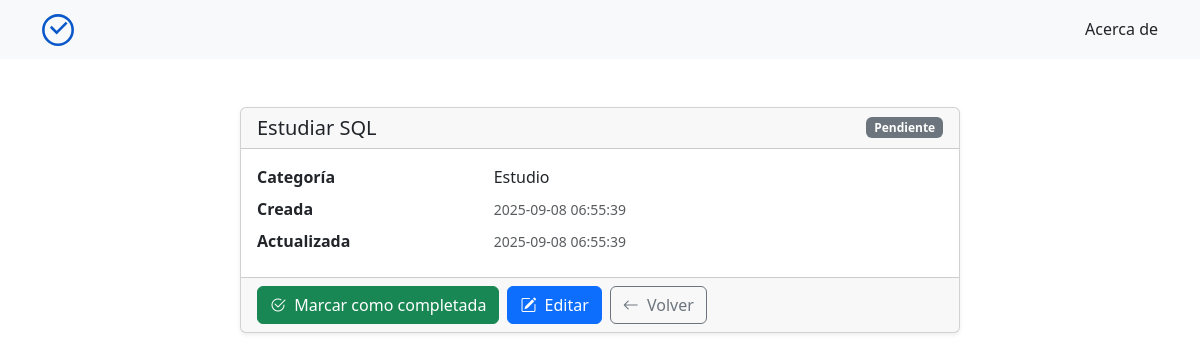
/tarea/1, run on an earlier commit of the app's database.
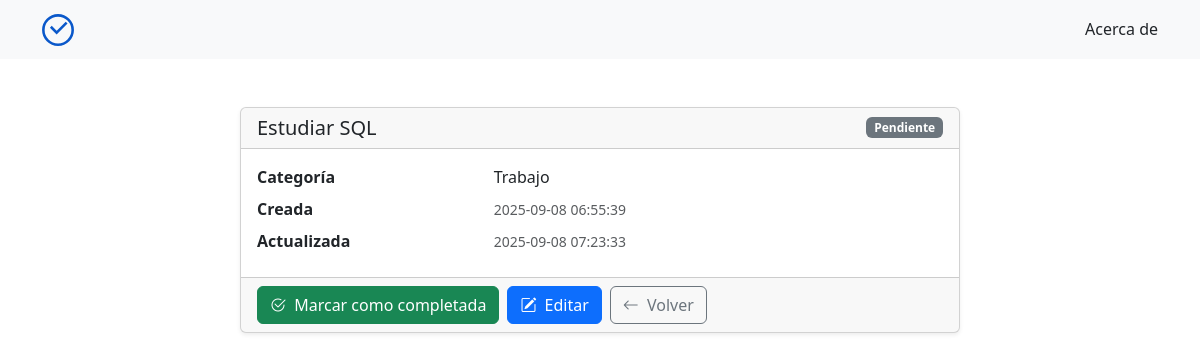
And on a later commit of the database.
### tables this page shows
CREATE TABLE categorias (
            id INTEGER PRIMARY KEY AUTOINCREMENT,
            nombre TEXT NOT NULL UNIQUE
        );

CREATE TABLE tareas (
            id INTEGER PRIMARY KEY AUTOINCREMENT,
            nombre TEXT NOT NULL,
            estado TEXT NOT NULL DEFAULT 'pendiente',
            categoria_id INTEGER NOT NULL,
            created_at TEXT NOT NULL DEFAULT (datetime('now','localtime')),
            updated_at TEXT NOT NULL DEFAULT (datetime('now','localtime')),
            FOREIGN KEY (categoria_id) REFERENCES categorias(id)
                ON UPDATE CASCADE
                ON DELETE RESTRICT
        );

### app.py (the view)
@app.route('/tarea/<int:id>')
def detalle(id): # CONSULTA EL DETALLE DE UNA TAREA ESPECÍFICA
    tarea = Tarea.get_by_id(id)
    if not tarea:
        return render_template("404.html"), 404
    categoria = Categoria.get_by_id(tarea["categoria_id"])
    return render_template("tarea.html", tarea=tarea, categoria=categoria)

### database.py (called while the page is built)
def connect_db():
    conn = sqlite3.connect(DATABASE_NAME) # Conecta a la base de datos
    conn.row_factory = sqlite3.Row  # Devuelve filas tipo Row: acceso por índice y por llave
    conn.execute("PRAGMA foreign_keys = ON") # Activa el modo de clave foránea
    return conn

def query_one(sql, params=None):
    conn = connect_db()
    row = conn.execute(sql, params or ()).fetchone()
    conn.close()
    return row

### models/categoria.py (called while the page is built)
    @staticmethod
    def get_by_id(categoria_id):
        query = query_one("SELECT id, nombre FROM categorias WHERE id = ?", (categoria_id,))
        print(f" * Categoría: {query}")
        return query

### models/tarea.py (called while the page is built)
    @staticmethod
    def get_by_id(tarea_id):
        return query_one(
            "SELECT id, nombre, estado, categoria_id, created_at, updated_at FROM tareas WHERE id = ?",
            (tarea_id,),
        )

### templates/tarea.html (shortened to what this page needs)
{% extends "layout.html" %}
{% block content %}
<section id="tarea" class="container mt-4">
  <div class="row justify-content-center">
    <div class="col-12 col-lg-8">
      <div class="card shadow-sm">
        <div class="card-header d-flex justify-content-between align-items-center">
          <h2 class="h5 mb-0">{{ tarea.nombre }}</h2>
          <span class="badge {{ 'bg-success' if tarea.estado == 'completada' else 'bg-secondary' }}">{{ tarea.estado|title }}</span>
        </div>
        <div class="card-body">
          <dl class="row mb-0">
            <dt class="col-sm-4">Categoría</dt>
            <dd class="col-sm-8">{{ categoria.nombre }}</dd>
            <dt class="col-sm-4">Creada</dt>
            <dd class="col-sm-8"><small class="text-muted">{{ tarea.created_at }}</small></dd>
            <dt class="col-sm-4">Actualizada</dt>
            <dd class="col-sm-8"><small class="text-muted">{{ tarea.updated_at }}</small></dd>
          </dl>
        </div>
        <div class="card-footer d-flex gap-2">
          <form action="/tarea/{{ tarea.id }}/toggle-estado" method="post" class="m-0 p-0">
            {% set es_completada = tarea.estado == 'completada' %}
            <button type="submit" class="btn {{ 'btn-warning' if es_completada else 'btn-success' }}">
              {% if es_completada %}
              <i class="bi bi-arrow-counterclockwise me-1"></i>
              Marcar como pendiente
              {% else %}
              <i class="bi bi-check2-circle me-1"></i>
              Marcar como completada
              {% endif %}
            </button>
          </form>
          <a href="/editar/{{ tarea.id }}" class="btn btn-primary">
            <i class="bi bi-pencil-square me-1"></i>
            Editar
          </a>
          <a href="/" class="btn btn-outline-secondary">
            <i class="bi bi-arrow-left me-1"></i>
            Volver
          </a>
        </div>
      </div>
    </div>
  </div>
</section>
{% endblock %}

What changed in the data, as far as the page shows it:
no longer on this page (row unchanged): categorias: nombre "Estudio"
changed tareas "Estudiar SQL": updated_at "2025-09-08 06:55:39" → "2025-09-08 07:23:33"
now on this page (row unchanged): categorias: nombre "Trabajo"
